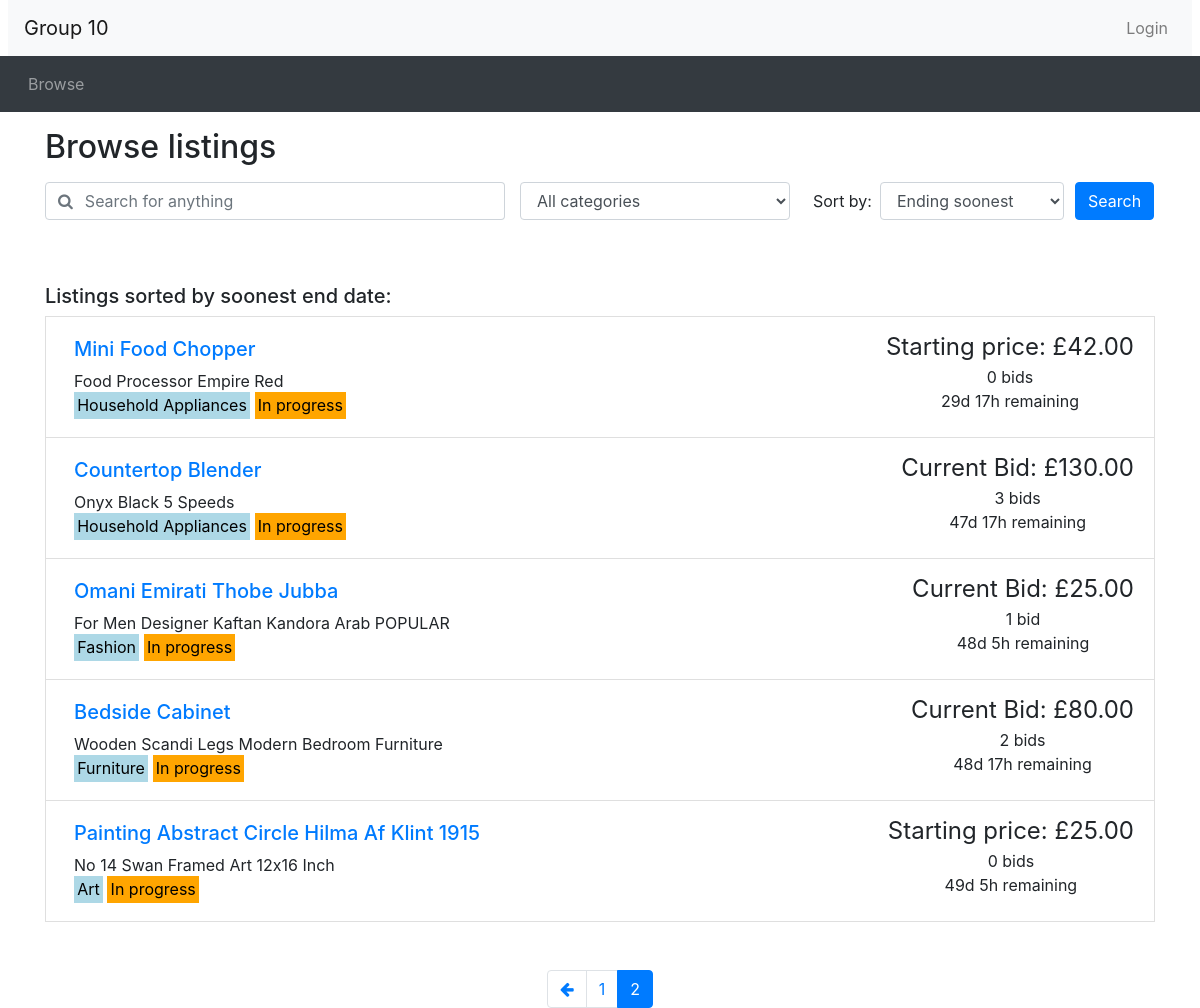
Page /browse.php?page=2 on the committed database.
### tables this page shows
CREATE TABLE Auction 
(
    itemID INT NOT NULL AUTO_INCREMENT PRIMARY KEY,
    itemName VARCHAR(64) NOT NULL,
    itemDescription VARCHAR(4000) NOT NULL,
    sellerID INT NOT NULL ,
    categoryID INT NOT NULL,
    startDateTime TIMESTAMP NOT NULL,
    endDateTime TIMESTAMP NOT NULL,
    startingPrice DECIMAL(12,2) NOT NULL,
    reservePrice DECIMAL(12,2) NOT NULL,
    FOREIGN KEY (sellerID) REFERENCES Users(userID) ON DELETE CASCADE,
    FOREIGN KEY (categoryID) REFERENCES Category(categoryID) ON DELETE CASCADE
);

CREATE TABLE Category 
(
    categoryID INT NOT NULL AUTO_INCREMENT PRIMARY KEY,
    categoryName VARCHAR(64) NOT NULL
);

CREATE TABLE Bid 
(
    bidID INT NOT NULL AUTO_INCREMENT PRIMARY KEY,
    itemID INT NOT NULL ,
    buyerID INT NOT NULL ,
    bidTimeStamp TIMESTAMP ON UPDATE CURRENT_TIMESTAMP NOT NULL,
    bidPrice DECIMAL(12,2) NOT NULL,
    FOREIGN KEY (itemID) REFERENCES Auction(itemID) ON DELETE CASCADE,
    FOREIGN KEY (buyerID) REFERENCES Users(userID) ON DELETE CASCADE
);

### utilities.php (the view, shortened to what this page needs)
<?php
function display_time_remaining($interval) {
    if ($interval->days == 0 && $interval->h == 0) {
      $time_remaining = $interval->format('%im %Ss');
    }
    else if ($interval->days == 0) {
      $time_remaining = $interval->format('%hh %im');
    }
    else {
      $time_remaining = $interval->format('%ad %hh');
    }
  return $time_remaining;
}
function print_listing_li($item_id, $title, $desc, $price, $num_bids, $end_time, $category, $status, $userID, $connection)
{
  if (strlen($desc) > 250) {
    $desc_shortened = substr($desc, 0, 250) . '...';
  }
  else {
    $desc_shortened = $desc;
  }
  if ($num_bids == 1) {
    $bid = ' bid';
  }
  else {
    $bid = ' bids';
  }
  $now = new DateTime();
  if ($now > $end_time) {
    $time_remaining = 'This auction has ended';
  }
  else {
    $time_to_end = date_diff($now, $end_time);
    $time_remaining = display_time_remaining($time_to_end) . ' remaining';
  }
  if (in_array($status, ['In progress'])) {
    $mark_status = '<mark style="background: orange;">';
  } elseif (in_array($status, ['Won', 'Sold'])) {
    $mark_status = '<mark style="background: green;">';
  } elseif (in_array($status, ['Loss', 'Not sold'])) {
    $mark_status = '<mark style="background: red;">';
  } else {
    $mark_status = '<mark style="background: grey;">';
  }
  $query = "SELECT *
            FROM Bid WHERE buyerID = '{$userID}'
            AND itemID = '{$item_id}'
            ORDER BY bidID DESC ";
  $userBidResult = mysqli_query($connection, $query);
  if (mysqli_num_rows($userBidResult) > 0){
    $userBidDetails = mysqli_fetch_assoc($userBidResult);
    $userBidPrice = $userBidDetails['bidPrice'];
    echo(
      '<li class="list-group-item d-flex justify-content-between">
      <div class="p-2 mr-5">
        <h5><a href="listing.php?item_id=' . $item_id . '">' . $title . '</a></h5>' .
        $desc_shortened . '<br/>' .
        '<mark style="background: lightblue;">' . $category . '</mark>&nbsp;' .
        $mark_status . $status . '</mark>' .
      '</div>
      <div>
      <span style="font-size: 1.5em">Your Bid: £' . number_format($userBidPrice,2) . '</span><br/>' .
      '</div>
      <div class="text-center text-nowrap">
        <span style="font-size: 1.5em">Current Bid: £' . number_format($price, 2) . '</span><br/>' .
        $num_bids . $bid . '<br/>' .
        $time_remaining .
      '</div>
      </li>'
    );
  } else if ($num_bids > 0) {
    echo(
      '<li class="list-group-item d-flex justify-content-between">
      <div class="p-2 mr-5">
        <h5><a href="listing.php?item_id=' . $item_id . '">' . $title . '</a></h5>' .
        $desc_shortened . '<br/>' .
        '<mark style="background: lightblue;">' . $category . '</mark>&nbsp;' .
        $mark_status . $status . '</mark>' .
      '</div>
      <div class="text-center text-nowrap">
        <span style="font-size: 1.5em">Current Bid: £' . number_format($price, 2) . '</span><br/>' .
        $num_bids . $bid . '<br/>' .
        $time_remaining .
      '</div>
      </li>'
    );
  } else {
    echo(
      '<li class="list-group-item d-flex justify-content-between">
      <div class="p-2 mr-5">
        <h5><a href="listing.php?item_id=' . $item_id . '">' . $title . '</a></h5>' .
        $desc_shortened . '<br/>' .
        '<mark style="background: lightblue;">' . $category . '</mark>&nbsp;' .
        $mark_status . $status . '</mark>' .
      '</div>
      <div class="text-center text-nowrap">
        <span style="font-size: 1.5em">Starting price: £' . number_format($price, 2) . '</span><br/>' .
        $num_bids . $bid . '<br/>' .
        $time_remaining .
      '</div>
      </li>'
    );
  }
}
function print_all_listings($connection, $result, $userID, $pageType) {
  while ($listing = mysqli_fetch_assoc($result)){
    $item_id = intval($listing['itemID']);
    $title = $listing['itemName'];
    $desc = $listing['itemDescription'];
    $category = $listing['categoryName'];
    $end_time = new DateTime($listing['endDateTime']);
    $mybids = mysqli_query($connection, "SELECT * FROM Bid WHERE itemID=$item_id ORDER BY bidID DESC");
    if (mysqli_num_rows($mybids) > 0){
      $latestBid = mysqli_fetch_row($mybids);
      $buyerID = $latestBid[2];
      $price = $latestBid[4];
      $num_bids = mysqli_num_rows($mybids);
    } else {
      $num_bids = 0;
      $price = $listing['startingPrice'];
    }
    $now = new DateTime();
    if ($now > $end_time) {
      if ($price >= $listing['reservePrice']) {
        if ($pageType == 'bids') {
          if ($buyerID == $userID) {
            $status = 'Won';
          } else {
            $status = 'Loss';
          }
        } else {
          $status = 'Sold';
        }
      } else {
        if ($pageType == 'bids') {
          $status = 'Loss';
        } else {
          $status = 'Not sold';
        }
      }
    } else {
      $status = 'In progress';
    }
    print_listing_li($item_id, $title, $desc, $price, $num_bids, $end_time, $category, $status, $userID, $connection);
  }
}
function implode_colName($result, $colName) {
  $arr = array();
  while ($listing = mysqli_fetch_assoc($result)){
    $arr[] = $listing[$colName];
  }
  $imploded = implode(',', $arr);
  return $imploded;
}
?>

### rows in the picture
auction: itemName "Mini Food Chopper", itemDescription "Food Processor Empire Red", categoryID.categoryName "Household Appliances", endDateTime "In progress", startingPrice "42.00", time_remaining "29d 17h remaining"
auction: itemName "Countertop Blender", itemDescription "Onyx Black 5 Speeds", categoryID.categoryName "Household Appliances", endDateTime "In progress", bid.bidPrice "130.00", num_bids "3", bid "bids", time_remaining "47d 17h remaining"
auction: itemName "Omani Emirati Thobe Jubba", itemDescription "For Men Designer Kaftan Kandora Arab POPULAR", categoryID.categoryName "Fashion", endDateTime "In progress", bid.bidPrice "25.00", num_bids "1", bid "bid", time_remaining "48d 5h remaining"
auction: itemName "Bedside Cabinet", itemDescription "Wooden Scandi Legs Modern Bedroom Furniture", categoryID.categoryName "Furniture", endDateTime "In progress", bid.bidPrice "80.00", num_bids "2", bid "bids", time_remaining "48d 17h remaining"
auction: itemName "Painting Abstract Circle Hilma Af Klint 1915", itemDescription "No 14 Swan Framed Art 12x16 Inch", categoryID.categoryName "Art", endDateTime "In progress", startingPrice "25.00", time_remaining "49d 5h remaining"
